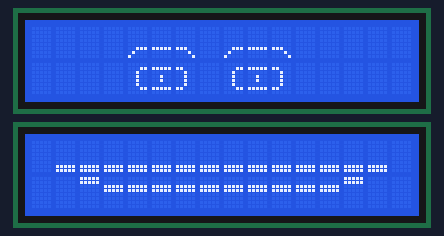
Bench run of a sketch on a simulated Arduino Uno, built with avr-gcc and run on an emulated ATmega328P. On the bench: 2 × 16×2 character LCD.

Above: at 0.2 s.
At 6.82 s:
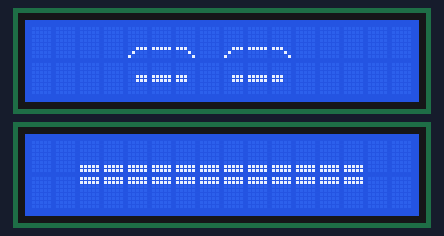
At 10.25 s:
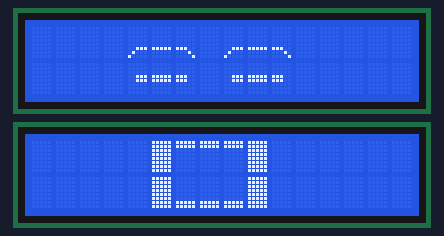
At 14.0 s:
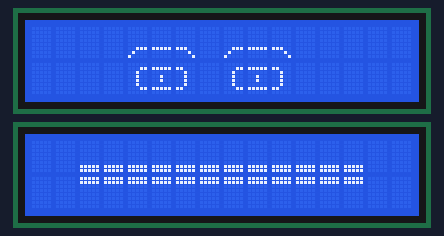
At 24.05 s:
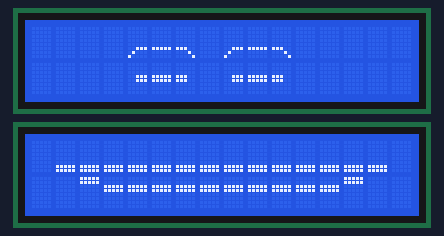
At 38.1 s:
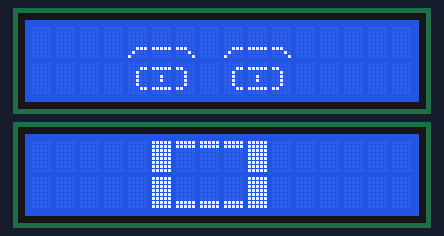

The sketch:

testvisage.ino
```cpp
#include <LiquidCrystal.h>


LiquidCrystal a(8, 9, 10, 11, 12, 13);
LiquidCrystal b(2, 3, 4, 5, 6, 7);

// initialise les commandes avec les n° de broches


byte debutoeilferme[8]={
  B00000,
  B00000,
  B00000,
  B00111,
  B00111,
  B00000,
  B00000,
  B00000
};

byte finoeilferme[8]={
  B00000,
  B00000,
  B00000,
  B11100,
  B11100,
  B00000,
  B00000,
  B00000
};


byte debutsourciletonne[8]={
  B00000,
  B00000,
  B00000,
  B00000,
  B00000,
  B00111,
  B01000,
  B10000
};


byte milieusourciletonne[8]={
  B00000,
  B00000,
  B00000,
  B00000,
  B00000,
  B11111,
  B00000,
  B00000
};

byte finsourciletonne[8]={
  B00000,
  B00000,
  B00000,
  B00000,
  B00000,
  B11100,
  B00010,
  B00001
};


byte debutoeil[8]={
  B00000,
  B00011,
  B00100,
  B00100,
  B00100,
  B00100,
  B00011,
  B00000
};

byte milieuoeil[8]={
  B00000,
  B11111,
  B00000,
  B00100,
  B00100,
  B00000,
  B11111,
  B00000
};

byte finoeil[8]={
  B00000,
  B11000,
  B00100,
  B00100,
  B00100,
  B00100,
  B11000,
  B00000
};

byte milieuoeilferme[8]={
  B00000,
  B00000,
  B00000,
  B11111,
  B11111,
  B00000,
  B00000,
  B00000
};

byte hautbouchestoique[8]={

 B11111,
 B11111,
 B00000,
 B00000,
 B00000,
 B00000,
 B00000,
 B00000
};

byte coteboucheetonne[8]={

 B11111,
 B11111,
 B11111,
 B11111,
 B11111,
 B11111,
 B11111,
 B11111
};

byte hautbouche[8]={

 B00000,
 B00000,
 B00000,
 B00000,
 B00000,
 B00000,
 B11111,
 B11111
};

byte cotebouche[8]={

 B11111,
 B11111,
 B00000,
 B00000,
 B00000,
 B00000,
 B00000,
 B00000
};

byte basbouche[8]={

 B00000,
 B00000,
 B11111,
 B11111,
 B00000,
 B00000,
 B00000,
 B00000
};


void setup() {

    a.begin(16, 2);

    b.begin(16, 2);
  }


void visagenormal() {


  a.display();
  b.display();

   b.createChar(2, cotebouche);
    b.createChar(3, basbouche);
     b.createChar(4, coteboucheetonne);
     b.createChar(5, hautbouche);
     b.setCursor(1,0);
    b.write(5);
    b.setCursor(2,0);
    b.write(5);
    b.setCursor(3,0);
    b.write(5);
    b.setCursor(4,0);
    b.write(5);
    b.setCursor(5,0);
    b.write(5);
    b.setCursor(6,0);
    b.write(5);
    b.setCursor(7,0);
    b.write(5);
    b.setCursor(8,0);
    b.write(5);
    b.setCursor(9,0);
    b.write(5);
    b.setCursor(10,0);
    b.write(5);
    b.setCursor(11,0);
    b.write(5);
    b.setCursor(12,0);
    b.write(5);
    b.setCursor(13,0);
    b.write(5);
     b.setCursor(14,0);
    b.write(5);
    b.setCursor(2,1);
    b.write(2);
    b.setCursor(13,1);
    b.write(2);
     b.setCursor(3,1);
    b.write(3);
    b.setCursor(4,1);
    b.write(3);
    b.setCursor(5,1);
    b.write(3);
    b.setCursor(6,1);
    b.write(3);
    b.setCursor(7,1);
    b.write(3);
    b.setCursor(8,1);
    b.write(3);
    b.setCursor(9,1);
    b.write(3);
    b.setCursor(10,1);
    b.write(3);
    b.setCursor(11,1);
    b.write(3);
    b.setCursor(12,1);
    b.write(3);


   a.createChar(1, debutoeil);

    a.createChar(2, milieuoeil);
    a.createChar(3, finoeil);
     a.createChar(4, debutsourciletonne);
    a.createChar(5, milieusourciletonne);
    a.createChar(6, finsourciletonne);

    a.setCursor(4,0);
    a.write(4);
    a.setCursor(5,0);
    a.write(5);
    a.setCursor(6,0);
    a.write(6);

    a.setCursor(8,0);
    a.write(4);
    a.setCursor(9,0);
    a.write(5);
    a.setCursor(10,0);
    a.write(6);

      a.setCursor(4,1);
    a.write(1);
    a.setCursor(5,1);
    a.write(2);
    a.setCursor(6,1);
    a.write(3);

    a.setCursor(8,1);
    a.write(1);
    a.setCursor(9,1);
    a.write(2);
    a.setCursor(10,1);
    a.write(3);


delay(3000);


a.clear();
b.clear();

 b.createChar(2, cotebouche);
    b.createChar(3, basbouche);
     b.createChar(4, coteboucheetonne);
     b.createChar(5, hautbouchestoique);

   b.createChar(2, cotebouche);
    b.createChar(3, basbouche);
     b.createChar(4, coteboucheetonne);
     b.createChar(5, hautbouche);
     b.setCursor(1,0);
    b.write(5);
    b.setCursor(2,0);
    b.write(5);
    b.setCursor(3,0);
    b.write(5);
    b.setCursor(4,0);
    b.write(5);
    b.setCursor(5,0);
    b.write(5);
    b.setCursor(6,0);
    b.write(5);
    b.setCursor(7,0);
    b.write(5);
    b.setCursor(8,0);
    b.write(5);
    b.setCursor(9,0);
    b.write(5);
    b.setCursor(10,0);
    b.write(5);
    b.setCursor(11,0);
    b.write(5);
    b.setCursor(12,0);
    b.write(5);
    b.setCursor(13,0);
    b.write(5);
     b.setCursor(14,0);
    b.write(5);
    b.setCursor(2,1);
    b.write(2);
    b.setCursor(13,1);
    b.write(2);
     b.setCursor(3,1);
    b.write(3);
    b.setCursor(4,1);
    b.write(3);
    b.setCursor(5,1);
    b.write(3);
    b.setCursor(6,1);
    b.write(3);
    b.setCursor(7,1);
    b.write(3);
    b.setCursor(8,1);
    b.write(3);
    b.setCursor(9,1);
    b.write(3);
    b.setCursor(10,1);
    b.write(3);
    b.setCursor(11,1);
    b.write(3);
    b.setCursor(12,1);
    b.write(3);


a.createChar(7, milieuoeilferme);
 a.setCursor(4,0);
    a.write(4);
    a.setCursor(5,0);
    a.write(5);
    a.setCursor(6,0);
    a.write(6);

    a.setCursor(8,0);
    a.write(4);
    a.setCursor(9,0);
    a.write(5);
    a.setCursor(10,0);
    a.write(6);

    a.createChar(1, debutoeilferme);
    a.createChar(2, finoeilferme);
      a.setCursor(4,1);
    a.write(1);
    a.setCursor(5,1);
    a.write(7);
    a.setCursor(6,1);
    a.write(2);


    a.setCursor(8,1);
    a.write(1);
    a.setCursor(9,1);
    a.write(7);
    a.setCursor(10,1);
    a.write(2);


    delay(400);

    a.clear();
    b.clear();


    }

    void visageetonne() {


  a.display();
  b.display();

   b.createChar(2, cotebouche);
    b.createChar(3, hautbouche);
     b.createChar(4, coteboucheetonne);
     b.createChar(5, hautbouche);

    b.setCursor(5,0);
    b.write(4);
    b.setCursor(6,0);
    b.write(2);
    b.setCursor(7,0);
    b.write(2);
    b.setCursor(8,0);
    b.write(2);

    b.setCursor(9,0);
    b.write(4);
    b.setCursor(5,1);
    b.write(4);
       b.setCursor(6,1);
    b.write(3);
    b.setCursor(7,1);
    b.write(3);
     b.setCursor(8,1);
    b.write(3);
    b.setCursor(9,1);
    b.write(4);


   a.createChar(1, debutoeil);


    a.createChar(2, milieuoeil);
    a.createChar(3, finoeil);
     a.createChar(4, debutsourciletonne);
    a.createChar(5, milieusourciletonne);
    a.createChar(6, finsourciletonne);

    a.setCursor(4,0);
    a.write(4);
    a.setCursor(5,0);
    a.write(5);
    a.setCursor(6,0);
    a.write(6);

    a.setCursor(8,0);
    a.write(4);
    a.setCursor(9,0);
    a.write(5);
    a.setCursor(10,0);
    a.write(6);

      a.setCursor(4,1);
    a.write(1);
    a.setCursor(5,1);
    a.write(2);
    a.setCursor(6,1);
    a.write(3);

    a.setCursor(8,1);
    a.write(1);
    a.setCursor(9,1);
    a.write(2);
    a.setCursor(10,1);
    a.write(3);


delay(3000);


a.clear();
b.clear();

 b.createChar(2, cotebouche);
    b.createChar(3, hautbouche);
     b.createChar(4, coteboucheetonne);
     b.createChar(5, hautbouchestoique);

   b.setCursor(5,0);
    b.write(4);
    b.setCursor(6,0);
    b.write(2);
    b.setCursor(7,0);
    b.write(2);
    b.setCursor(8,0);
    b.write(2);

    b.setCursor(9,0);
    b.write(4);
    b.setCursor(5,1);
    b.write(4);
       b.setCursor(6,1);
    b.write(3);
    b.setCursor(7,1);
    b.write(3);
     b.setCursor(8,1);
    b.write(3);
    b.setCursor(9,1);
     b.write(4);


a.createChar(7, milieuoeilferme);
 a.setCursor(4,0);
    a.write(4);
    a.setCursor(5,0);
    a.write(5);
    a.setCursor(6,0);
    a.write(6);

    a.setCursor(8,0);
    a.write(4);
    a.setCursor(9,0);
    a.write(5);
    a.setCursor(10,0);
    a.write(6);

    a.createChar(1, debutoeilferme);
    a.createChar(2, finoeilferme);
      a.setCursor(4,1);
    a.write(1);
    a.setCursor(5,1);
    a.write(7);
    a.setCursor(6,1);
    a.write(2);


    a.setCursor(8,1);
    a.write(1);
    a.setCursor(9,1);
    a.write(7);
    a.setCursor(10,1);
    a.write(2);


    delay(400);

    a.clear();
    b.clear();


    }

    void visagestoique() {
      b.createChar(1, hautbouche);

    b.createChar(2, cotebouche);
    b.createChar(3, basbouche);
     b.createChar(4, coteboucheetonne);
     b.createChar(5, hautbouchestoique);


  a.display();
  b.display();


      b.setCursor(2,0);
    b.write(1);
    b.setCursor(3,0);
    b.write(1);
    b.setCursor(4,0);
    b.write(1);
    b.setCursor(5,0);
    b.write(1);
    b.setCursor(6,0);
    b.write(1);
    b.setCursor(7,0);
    b.write(1);
    b.setCursor(8,0);
    b.write(1);
    b.setCursor(9,0);
    b.write(1);
    b.setCursor(10,0);
    b.write(1);
    b.setCursor(11,0);
    b.write(1);
    b.setCursor(12,0);
    b.write(1);
    b.setCursor(13,0);
    b.write(1);

     b.setCursor(2,1);
    b.write(5);
    b.setCursor(3,1);
    b.write(5);
    b.setCursor(4,1);
    b.write(5);
    b.setCursor(5,1);
    b.write(5);
    b.setCursor(6,1);
    b.write(5);
    b.setCursor(7,1);
    b.write(5);
    b.setCursor(8,1);
    b.write(5);
    b.setCursor(9,1);
    b.write(5);
    b.setCursor(10,1);
    b.write(5);
    b.setCursor(11,1);
    b.write(5);
    b.setCursor(12,1);
    b.write(5);
    b.setCursor(13,1);
    b.write(5);


   a.createChar(1, debutoeil);

    a.createChar(2, milieuoeil);
    a.createChar(3, finoeil);
     a.createChar(4, debutsourciletonne);
    a.createChar(5, milieusourciletonne);
    a.createChar(6, finsourciletonne);

    a.setCursor(4,0);
    a.write(4);
    a.setCursor(5,0);
    a.write(5);
    a.setCursor(6,0);
    a.write(6);

    a.setCursor(8,0);
    a.write(4);
    a.setCursor(9,0);
    a.write(5);
    a.setCursor(10,0);
    a.write(6);

      a.setCursor(4,1);
    a.write(1);
    a.setCursor(5,1);
    a.write(2);
    a.setCursor(6,1);
    a.write(3);

    a.setCursor(8,1);
    a.write(1);
    a.setCursor(9,1);
    a.write(2);
    a.setCursor(10,1);
    a.write(3);


delay(3000);


a.clear();
b.clear();
   b.createChar(1, hautbouche);

    b.createChar(2, cotebouche);
    b.createChar(3, basbouche);
     b.createChar(4, coteboucheetonne);
     b.createChar(5, hautbouchestoique);


    b.setCursor(2,0);
    b.write(1);
    b.setCursor(3,0);
    b.write(1);
    b.setCursor(4,0);
    b.write(1);
    b.setCursor(5,0);
    b.write(1);
    b.setCursor(6,0);
    b.write(1);
    b.setCursor(7,0);
    b.write(1);
    b.setCursor(8,0);
    b.write(1);
    b.setCursor(9,0);
    b.write(1);
    b.setCursor(10,0);
    b.write(1);
    b.setCursor(11,0);
    b.write(1);
    b.setCursor(12,0);
    b.write(1);
    b.setCursor(13,0);
    b.write(1);

     b.setCursor(2,1);
    b.write(5);
    b.setCursor(3,1);
    b.write(5);
    b.setCursor(4,1);
    b.write(5);
    b.setCursor(5,1);
    b.write(5);
    b.setCursor(6,1);
    b.write(5);
    b.setCursor(7,1);
    b.write(5);
    b.setCursor(8,1);
    b.write(5);
    b.setCursor(9,1);
    b.write(5);
    b.setCursor(10,1);
    b.write(5);
    b.setCursor(11,1);
    b.write(5);
    b.setCursor(12,1);
    b.write(5);
    b.setCursor(13,1);
    b.write(5);


a.createChar(7, milieuoeilferme);
 a.setCursor(4,0);
    a.write(4);
    a.setCursor(5,0);
    a.write(5);
    a.setCursor(6,0);
    a.write(6);

    a.setCursor(8,0);
    a.write(4);
    a.setCursor(9,0);
    a.write(5);
    a.setCursor(10,0);
    a.write(6);

    a.createChar(1, debutoeilferme);
    a.createChar(2, finoeilferme);
      a.setCursor(4,1);
    a.write(1);
    a.setCursor(5,1);
    a.write(7);
    a.setCursor(6,1);
    a.write(2);


    a.setCursor(8,1);
    a.write(1);
    a.setCursor(9,1);
    a.write(7);
    a.setCursor(10,1);
    a.write(2);


    delay(400);

    a.clear();
    b.clear();


    }

    void loop(){
      visagenormal();
      visagestoique();
      visageetonne();
      }
```

Measured:
- what the display in image 1 shows lasts 0.4 s, from 6.6 s to 7.0 s
- what the display in image 3 shows lasts 3.1 s, from 13.9 s to 17.0 s
